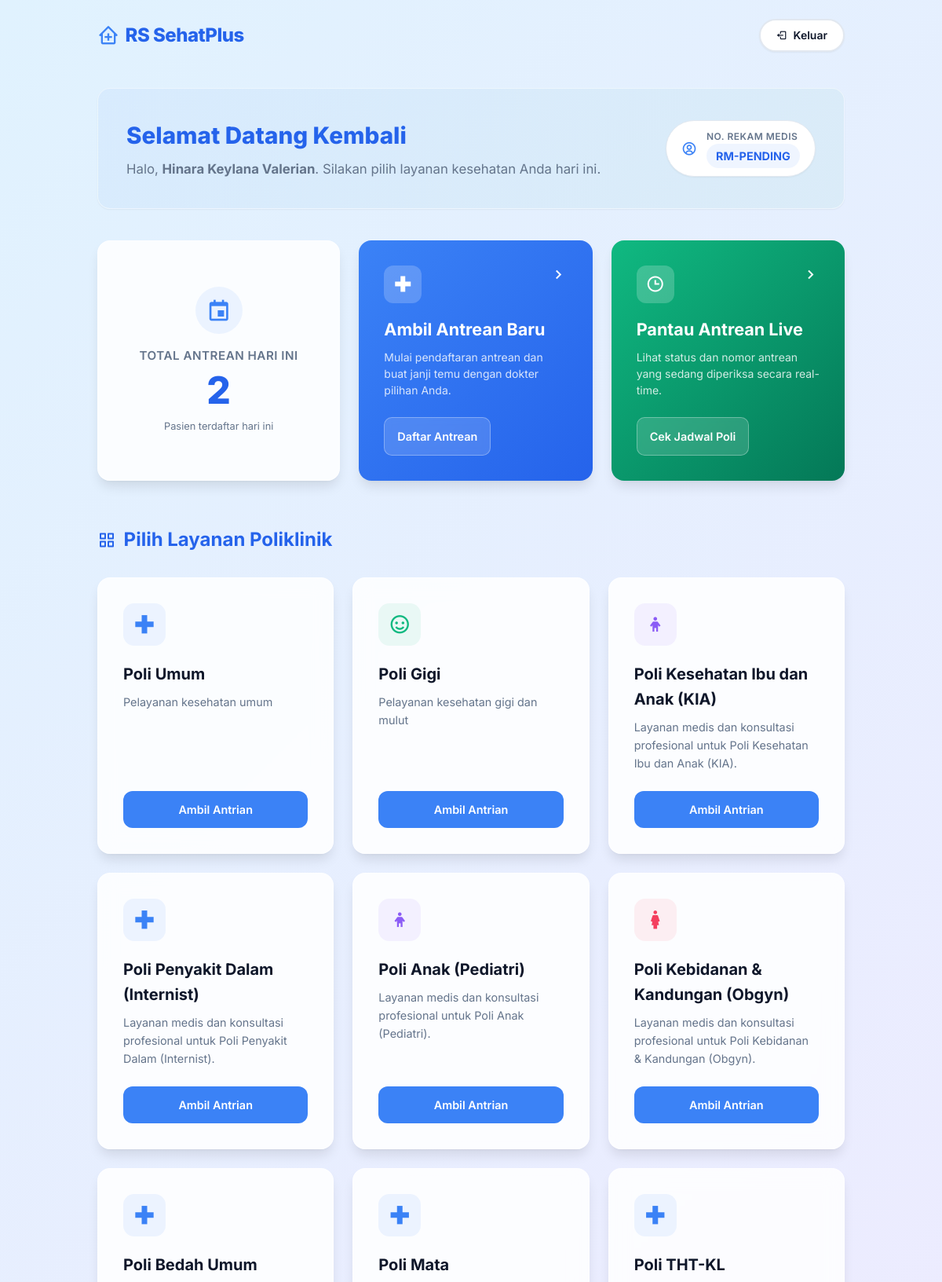
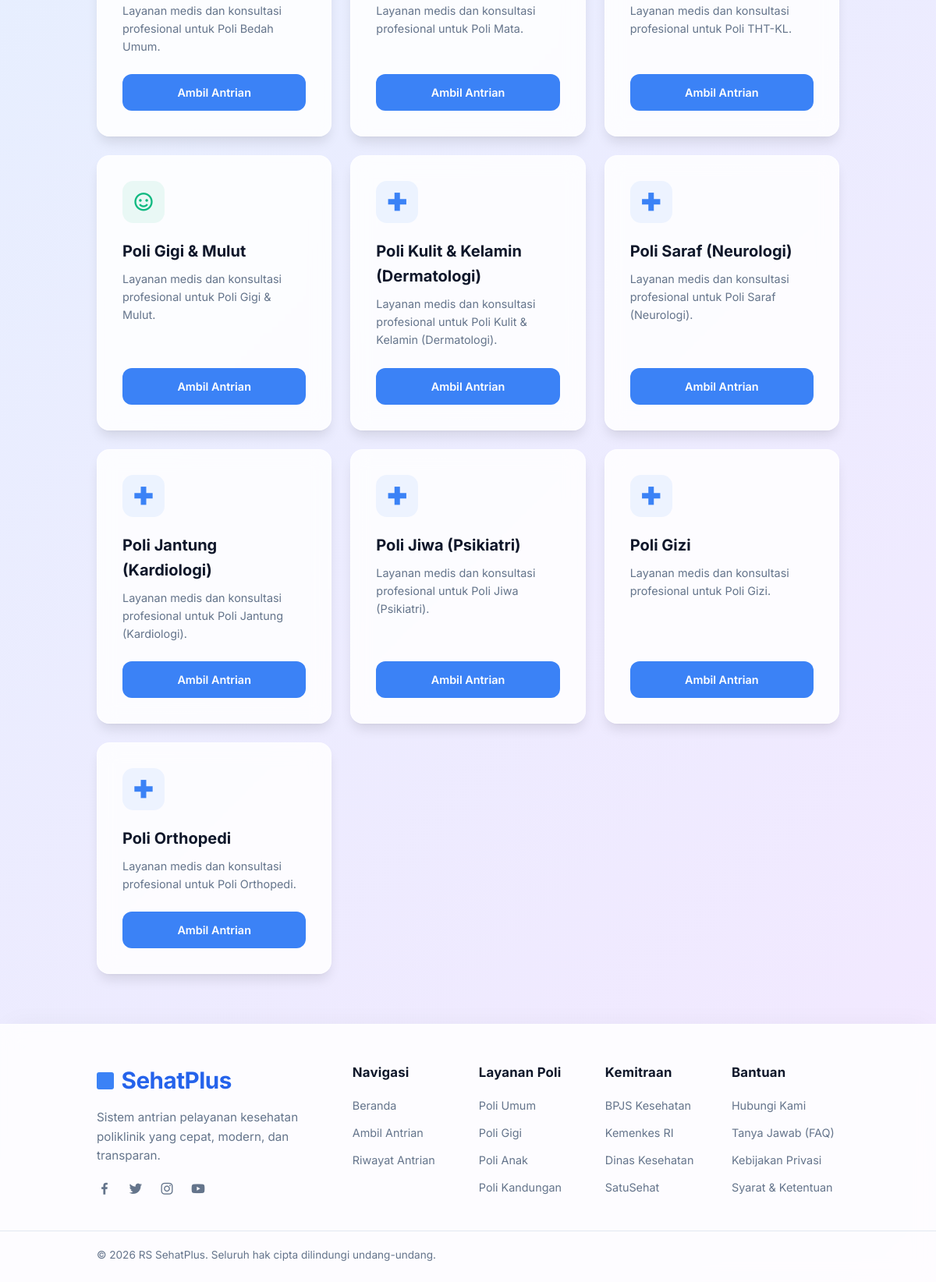
The app's page / (signed in) with its own data (2 pictures, top to bottom).
### antrian/models.py (models this page shows, shortened)
class Pasien(models.Model):
    nama = models.CharField(max_length=100)
    nik = models.CharField(max_length=16, unique=True)
    no_rekam_medis = models.CharField(max_length=20, unique=True, blank=True, null=True)
    no_telepon = models.CharField(max_length=15)
    alamat = models.TextField(blank=True, null=True)

class Poli(models.Model):
    nama = models.CharField(max_length=100)
    deskripsi = models.TextField(blank=True, null=True)

### antrian/views.py (the view)
# urls.py: path('', views.beranda, name='beranda'),
def beranda(request):
    polis = Poli.objects.all()
    today = timezone.localdate()
    total_antrian_hari_ini = Antrian.objects.filter(tanggal=today).count()
    context = {
        'polis': polis,
        'total_antrian': total_antrian_hari_ini
    }
    if 'pasien_id' in request.session:
        pasien = Pasien.objects.filter(id=request.session['pasien_id']).first()
        context['pasien'] = pasien
    return render(request, 'antrian/beranda.html', context)

### templates/antrian/beranda.html (shortened to what this page needs)
{% extends 'base.html' %}
{% block content %}
{% if request.session.pasien_id %}
<div class="dashboard-header">
    <div class="welcome-text">
        <h1>Selamat Datang Kembali</h1>
        <p>Halo, <strong>{{ pasien.nama }}</strong>. Silakan pilih layanan kesehatan Anda hari ini.</p>
    </div>
    <div class="pasien-badge-card">
        <i class='bx bx-user-circle'></i>
        <div>
            <div
                style="font-size: 0.75rem; color: var(--text-muted); font-weight: 600; text-transform: uppercase; letter-spacing: 0.5px;">
                No. Rekam Medis</div>
            <div class="pasien-rm">{{ pasien.no_rekam_medis|default:"RM-PENDING" }}</div>
        </div>
    </div>
</div>
<div class="dashboard-grid">
    <div class="stat-glass-card">
        <div class="stat-icon">
            <i class='bx bx-calendar-event'></i>
        </div>
        <h3
            style="font-size: 0.95rem; color: var(--text-muted); font-weight: 600; text-transform: uppercase; letter-spacing: 0.5px;">
            Total Antrean Hari Ini</h3>
        <div class="stat-number">{{ total_antrian }}</div>
        <p style="font-size: 0.8rem; color: var(--text-muted); margin-top: 0.25rem;">Pasien terdaftar hari ini</p>
    </div>
    <div class="action-cards">
        <a href="{% url 'ambil_antrian' %}" class="action-gradient-card primary">
            <div class="action-card-header">
                <div class="action-card-icon">
                    <i class='bx bx-plus-medical'></i>
                </div>
                <i class='bx bx-chevron-right' style="font-size: 1.5rem;"></i>
            </div>
            <div>
                <h3>Ambil Antrean Baru</h3>
                <p>Mulai pendaftaran antrean dan buat janji temu dengan dokter pilihan Anda.</p>
                <span class="action-btn">Daftar Antrean</span>
            </div>
        </a>
        <a href="{% url 'daftar_antrian' %}" class="action-gradient-card secondary">
            <div class="action-card-header">
                <div class="action-card-icon">
                    <i class='bx bx-time'></i>
                </div>
                <i class='bx bx-chevron-right' style="font-size: 1.5rem;"></i>
            </div>
            <div>
                <h3>Pantau Antrean Live</h3>
                <p>Lihat status dan nomor antrean yang sedang diperiksa secara real-time.</p>
                <span class="action-btn">Cek Jadwal Poli</span>
            </div>
        </a>
    </div>
</div>
<h2 class="section-title">
    <i class='bx bx-grid-alt'></i>
    Pilih Layanan Poliklinik
</h2>
<div class="poli-grid">
    {% for poli in polis %}
    <div class="card poli-card" style="padding: 2rem; display: flex; flex-direction: column; height: 100%;">
        {% if "gigi" in poli.nama|lower %}
        <div class="poli-icon-wrapper dental"><i class='bx bx-smile'></i></div>
        {% elif "anak" in poli.nama|lower %}
        <div class="poli-icon-wrapper pediatric"><i class='bx bx-child'></i></div>
        {% elif "kandungan" in poli.nama|lower or "kebidanan" in poli.nama|lower %}
        <div class="poli-icon-wrapper obgyn"><i class='bx bx-female'></i></div>
        {% else %}
        <div class="poli-icon-wrapper general"><i class='bx bx-plus-medical'></i></div>
        {% endif %}
        <h3 style="margin-bottom: 0.5rem; font-size: 1.25rem; font-weight: 700; color: var(--text-main);">{{ poli.nama }}</h3>
        <p style="color: var(--text-muted); font-size: 0.9rem; margin-bottom: 1.5rem; line-height: 1.6; flex: 1;">
            {{ poli.deskripsi|default:"Layanan medis profesional oleh dokter spesialis berpengalaman di bidangnya."|truncatewords:15 }}
        </p>
        <a href="{% url 'ambil_antrian' %}?poli={{ poli.id }}" class="btn btn-primary"
            style="width: 100%; border-radius: 12px; font-weight: 600; font-size: 0.9rem;">
            Ambil Antrian
        </a>
    </div>
    {% empty %}
    <div class="card" style="grid-column: 1 / -1; text-align: center; padding: 3rem;">
        <p style="color: var(--text-muted);">Belum ada data Poliklinik aktif saat ini.</p>
    </div>
    {% endfor %}
</div>
{% endif %}
{% endblock %}

### records on screen
Pasien: nama "Hinara Keylana Valerian", no_rekam_medis "RM-PENDING"
Poli: nama "Poli Umum", deskripsi "Pelayanan kesehatan umum", {{ poli.id }} 1 (drawn)
Poli: nama "Poli Gigi", deskripsi "Pelayanan kesehatan gigi dan mulut"
Poli: nama "Poli Kesehatan Ibu dan Anak (KIA)", deskripsi "Layanan medis dan konsultasi profesional untuk Poli Kesehatan Ibu dan Anak (KIA)."
Poli: nama "Poli Penyakit Dalam (Internist)", deskripsi "Layanan medis dan konsultasi profesional untuk Poli Penyakit Dalam (Internist)."
Poli: nama "Poli Anak (Pediatri)", deskripsi "Layanan medis dan konsultasi profesional untuk Poli Anak (Pediatri)."
Poli: nama "Poli Kebidanan & Kandungan (Obgyn)", deskripsi "Layanan medis dan konsultasi profesional untuk Poli Kebidanan & Kandungan (Obgyn)."
Poli: nama "Poli Bedah Umum", deskripsi "Layanan medis dan konsultasi profesional untuk Poli Bedah Umum."
Poli: nama "Poli Mata", deskripsi "Layanan medis dan konsultasi profesional untuk Poli Mata."
Poli: nama "Poli THT-KL", deskripsi "Layanan medis dan konsultasi profesional untuk Poli THT-KL."
Poli: nama "Poli Gigi & Mulut", deskripsi "Layanan medis dan konsultasi profesional untuk Poli Gigi & Mulut.", {{ poli.id }} 10 (drawn)
Poli: nama "Poli Kulit & Kelamin (Dermatologi)", deskripsi "Layanan medis dan konsultasi profesional untuk Poli Kulit & Kelamin (Dermatologi)."
Poli: nama "Poli Saraf (Neurologi)", deskripsi "Layanan medis dan konsultasi profesional untuk Poli Saraf (Neurologi)."
Poli: nama "Poli Jantung (Kardiologi)", deskripsi "Layanan medis dan konsultasi profesional untuk Poli Jantung (Kardiologi)."
Poli: nama "Poli Jiwa (Psikiatri)", deskripsi "Layanan medis dan konsultasi profesional untuk Poli Jiwa (Psikiatri)."
Poli: nama "Poli Gizi", deskripsi "Layanan medis dan konsultasi profesional untuk Poli Gizi."
Poli: nama "Poli Orthopedi", deskripsi "Layanan medis dan konsultasi profesional untuk Poli Orthopedi."

### other values on screen
{{ total_antrian }} "2"
